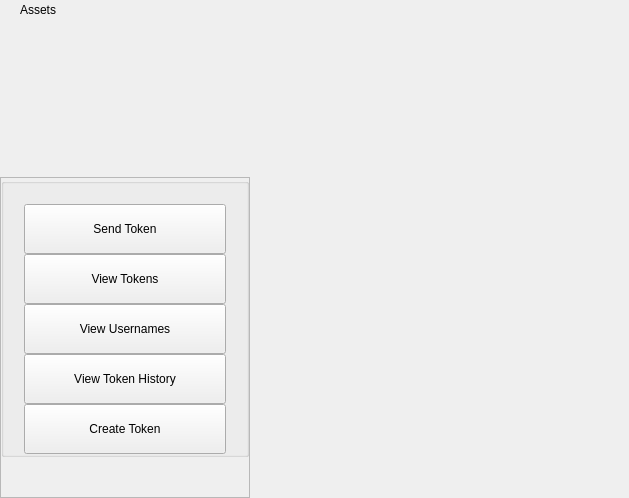
<?xml version="1.0" encoding="UTF-8"?>
<ui version="4.0">
 <class>AssetsWidget</class>
 <widget class="QWidget" name="AssetsWidget">
  <property name="geometry">
   <rect>
    <x>0</x>
    <y>0</y>
    <width>629</width>
    <height>498</height>
   </rect>
  </property>
  <property name="windowTitle">
   <string>Form</string>
  </property>
  <layout class="QHBoxLayout" name="horizontalLayout" stretch="1,2">
   <property name="spacing">
    <number>0</number>
   </property>
   <property name="leftMargin">
    <number>0</number>
   </property>
   <property name="topMargin">
    <number>0</number>
   </property>
   <property name="rightMargin">
    <number>0</number>
   </property>
   <property name="bottomMargin">
    <number>0</number>
   </property>
   <item>
    <widget class="QWidget" name="left" native="true">
     <property name="minimumSize">
      <size>
       <width>250</width>
       <height>0</height>
      </size>
     </property>
     <layout class="QVBoxLayout" name="verticalLayout">
      <property name="leftMargin">
       <number>0</number>
      </property>
      <property name="topMargin">
       <number>0</number>
      </property>
      <property name="rightMargin">
       <number>0</number>
      </property>
      <property name="bottomMargin">
       <number>0</number>
      </property>
      <item>
       <layout class="QVBoxLayout" name="verticalLayout_1">
        <property name="spacing">
         <number>0</number>
        </property>
        <item>
         <widget class="QWidget" name="titleMenuList" native="true">
          <property name="maximumSize">
           <size>
            <width>16777215</width>
            <height>30</height>
           </size>
          </property>
          <layout class="QHBoxLayout" name="horizontalLayout_1">
           <property name="spacing">
            <number>0</number>
           </property>
           <property name="leftMargin">
            <number>20</number>
           </property>
           <property name="topMargin">
            <number>0</number>
           </property>
           <property name="rightMargin">
            <number>20</number>
           </property>
           <property name="bottomMargin">
            <number>0</number>
           </property>
           <item>
            <widget class="QLabel" name="labelTitle">
             <property name="text">
              <string>Assets</string>
             </property>
            </widget>
           </item>
           <item>
            <spacer name="horizontalSpacer">
             <property name="orientation">
              <enum>Qt::Horizontal</enum>
             </property>
             <property name="sizeHint" stdset="0">
              <size>
               <width>40</width>
               <height>20</height>
              </size>
             </property>
            </spacer>
           </item>
          </layout>
         </widget>
        </item>
        <item>
         <spacer name="verticalSpacer">
          <property name="orientation">
           <enum>Qt::Vertical</enum>
          </property>
          <property name="sizeHint" stdset="0">
           <size>
            <width>20</width>
            <height>40</height>
           </size>
          </property>
         </spacer>
        </item>
        <item>
         <layout class="QVBoxLayout" name="verticalLayout_2">
          <item>
           <widget class="QScrollArea" name="scrollArea">
            <property name="sizePolicy">
             <sizepolicy hsizetype="Expanding" vsizetype="MinimumExpanding">
              <horstretch>0</horstretch>
              <verstretch>0</verstretch>
             </sizepolicy>
            </property>
            <property name="styleSheet">
             <string notr="true"/>
            </property>
            <property name="horizontalScrollBarPolicy">
             <enum>Qt::ScrollBarAlwaysOff</enum>
            </property>
            <property name="sizeAdjustPolicy">
             <enum>QAbstractScrollArea::AdjustIgnored</enum>
            </property>
            <property name="widgetResizable">
             <bool>true</bool>
            </property>
            <property name="alignment">
             <set>Qt::AlignLeading|Qt::AlignLeft|Qt::AlignTop</set>
            </property>
            <widget class="QWidget" name="scrollAreaWidgetContents">
             <property name="geometry">
              <rect>
               <x>0</x>
               <y>0</y>
               <width>244</width>
               <height>327</height>
              </rect>
             </property>
             <property name="sizePolicy">
              <sizepolicy hsizetype="Preferred" vsizetype="MinimumExpanding">
               <horstretch>0</horstretch>
               <verstretch>0</verstretch>
              </sizepolicy>
             </property>
             <property name="maximumSize">
              <size>
               <width>16777215</width>
               <height>650</height>
              </size>
             </property>
             <property name="autoFillBackground">
              <bool>true</bool>
             </property>
             <layout class="QVBoxLayout" name="verticalLayout_3">
              <property name="spacing">
               <number>0</number>
              </property>
              <property name="sizeConstraint">
               <enum>QLayout::SetDefaultConstraint</enum>
              </property>
              <property name="leftMargin">
               <number>0</number>
              </property>
              <property name="topMargin">
               <number>0</number>
              </property>
              <property name="rightMargin">
               <number>0</number>
              </property>
              <property name="bottomMargin">
               <number>0</number>
              </property>
              <item>
               <layout class="QVBoxLayout" name="verticalLayout_4">
                <property name="spacing">
                 <number>0</number>
                </property>
                <item alignment="Qt::AlignTop">
                 <widget class="QGroupBox" name="groupBox">
                  <property name="sizePolicy">
                   <sizepolicy hsizetype="Preferred" vsizetype="MinimumExpanding">
                    <horstretch>0</horstretch>
                    <verstretch>0</verstretch>
                   </sizepolicy>
                  </property>
                  <property name="maximumSize">
                   <size>
                    <width>16777215</width>
                    <height>450</height>
                   </size>
                  </property>
                  <property name="title">
                   <string/>
                  </property>
                  <layout class="QVBoxLayout" name="verticalLayout_5">
                   <property name="spacing">
                    <number>0</number>
                   </property>
                   <property name="leftMargin">
                    <number>0</number>
                   </property>
                   <property name="topMargin">
                    <number>0</number>
                   </property>
                   <property name="rightMargin">
                    <number>0</number>
                   </property>
                   <property name="bottomMargin">
                    <number>0</number>
                   </property>
                   <item>
                    <spacer name="verticalSpacer_2">
                     <property name="orientation">
                      <enum>Qt::Vertical</enum>
                     </property>
                     <property name="sizeType">
                      <enum>QSizePolicy::Fixed</enum>
                     </property>
                     <property name="sizeHint" stdset="0">
                      <size>
                       <width>20</width>
                       <height>20</height>
                      </size>
                     </property>
                    </spacer>
                   </item>
                   <item>
                    <widget class="QWidget" name="menuFileContainer" native="true">
                     <property name="maximumSize">
                      <size>
                       <width>16777215</width>
                       <height>160</height>
                      </size>
                     </property>
                     <layout class="QHBoxLayout" name="horizontalLayout_2">
                      <property name="spacing">
                       <number>0</number>
                      </property>
                      <property name="leftMargin">
                       <number>20</number>
                      </property>
                      <property name="topMargin">
                       <number>0</number>
                      </property>
                      <property name="rightMargin">
                       <number>20</number>
                      </property>
                      <property name="bottomMargin">
                       <number>0</number>
                      </property>
                      <item alignment="Qt::AlignTop">
                       <widget class="QPushButton" name="pushButtonTokenSend">
                        <property name="minimumSize">
                         <size>
                          <width>0</width>
                          <height>50</height>
                         </size>
                        </property>
                        <property name="maximumSize">
                         <size>
                          <width>16777215</width>
                          <height>50</height>
                         </size>
                        </property>
                        <property name="focusPolicy">
                         <enum>Qt::NoFocus</enum>
                        </property>
                        <property name="text">
                         <string>Send Token</string>
                        </property>
                        <property name="checkable">
                         <bool>true</bool>
                        </property>
                        <property name="autoExclusive">
                         <bool>false</bool>
                        </property>
                       </widget>
                      </item>
                     </layout>
                    </widget>
                   </item>
                   <item>
                    <widget class="QWidget" name="fileButtonsWidget" native="true">
                     <property name="maximumSize">
                      <size>
                       <width>16777215</width>
                       <height>165</height>
                      </size>
                     </property>
                     <layout class="QVBoxLayout" name="verticalLayout_6">
                      <property name="spacing">
                       <number>0</number>
                      </property>
                      <property name="leftMargin">
                       <number>0</number>
                      </property>
                      <property name="topMargin">
                       <number>0</number>
                      </property>
                      <property name="rightMargin">
                       <number>0</number>
                      </property>
                      <property name="bottomMargin">
                       <number>0</number>
                      </property>
                     </layout>
                    </widget>
                   </item>
                   <item>
                    <widget class="QWidget" name="menuToolsContainer" native="true">
                     <property name="maximumSize">
                      <size>
                       <width>16777215</width>
                       <height>160</height>
                      </size>
                     </property>
                     <layout class="QHBoxLayout" name="horizontalLayout_3">
                      <property name="spacing">
                       <number>0</number>
                      </property>
                      <property name="leftMargin">
                       <number>20</number>
                      </property>
                      <property name="topMargin">
                       <number>0</number>
                      </property>
                      <property name="rightMargin">
                       <number>20</number>
                      </property>
                      <property name="bottomMargin">
                       <number>0</number>
                      </property>
                      <item alignment="Qt::AlignTop">
                       <widget class="QPushButton" name="pushButtonTokens">
                        <property name="minimumSize">
                         <size>
                          <width>0</width>
                          <height>50</height>
                         </size>
                        </property>
                        <property name="maximumSize">
                         <size>
                          <width>16777215</width>
                          <height>50</height>
                         </size>
                        </property>
                        <property name="focusPolicy">
                         <enum>Qt::NoFocus</enum>
                        </property>
                        <property name="text">
                         <string>View Tokens</string>
                        </property>
                        <property name="checkable">
                         <bool>true</bool>
                        </property>
                        <property name="autoExclusive">
                         <bool>false</bool>
                        </property>
                       </widget>
                      </item>
                     </layout>
                    </widget>
                   </item>
                   <item>
                    <widget class="QWidget" name="configurationButtonsWidget" native="true">
                     <property name="maximumSize">
                      <size>
                       <width>16777215</width>
                       <height>105</height>
                      </size>
                     </property>
                     <layout class="QVBoxLayout" name="verticalLayout_7">
                      <property name="spacing">
                       <number>0</number>
                      </property>
                      <property name="leftMargin">
                       <number>0</number>
                      </property>
                      <property name="topMargin">
                       <number>0</number>
                      </property>
                      <property name="rightMargin">
                       <number>0</number>
                      </property>
                      <property name="bottomMargin">
                       <number>0</number>
                      </property>
                     </layout>
                    </widget>
                   </item>
                   <item>
                    <layout class="QHBoxLayout" name="horizontalLayout_4">
                     <property name="spacing">
                      <number>0</number>
                     </property>
                     <property name="leftMargin">
                      <number>20</number>
                     </property>
                     <property name="rightMargin">
                      <number>20</number>
                     </property>
                     <item alignment="Qt::AlignTop">
                      <widget class="QPushButton" name="pushButtonTokenUsernames">
                       <property name="minimumSize">
                        <size>
                         <width>0</width>
                         <height>50</height>
                        </size>
                       </property>
                       <property name="maximumSize">
                        <size>
                         <width>16777215</width>
                         <height>50</height>
                        </size>
                       </property>
                       <property name="focusPolicy">
                        <enum>Qt::NoFocus</enum>
                       </property>
                       <property name="text">
                        <string>View Usernames</string>
                       </property>
                       <property name="checkable">
                        <bool>true</bool>
                       </property>
                       <property name="autoExclusive">
                        <bool>false</bool>
                       </property>
                      </widget>
                     </item>
                    </layout>
                   </item>
                   <item>
                    <widget class="QWidget" name="optionsButtonsWidget" native="true">
                     <property name="maximumSize">
                      <size>
                       <width>16777215</width>
                       <height>160</height>
                      </size>
                     </property>
                     <layout class="QVBoxLayout" name="verticalLayout_8">
                      <property name="spacing">
                       <number>0</number>
                      </property>
                      <property name="leftMargin">
                       <number>0</number>
                      </property>
                      <property name="topMargin">
                       <number>0</number>
                      </property>
                      <property name="rightMargin">
                       <number>0</number>
                      </property>
                      <property name="bottomMargin">
                       <number>0</number>
                      </property>
                     </layout>
                    </widget>
                   </item>
                   <item>
                    <layout class="QHBoxLayout" name="horizontalTools">
                     <property name="spacing">
                      <number>0</number>
                     </property>
                     <property name="leftMargin">
                      <number>20</number>
                     </property>
                     <property name="rightMargin">
                      <number>20</number>
                     </property>
                     <item alignment="Qt::AlignTop">
                      <widget class="QPushButton" name="pushButtonTokenHistory">
                       <property name="minimumSize">
                        <size>
                         <width>0</width>
                         <height>50</height>
                        </size>
                       </property>
                       <property name="maximumSize">
                        <size>
                         <width>16777215</width>
                         <height>50</height>
                        </size>
                       </property>
                       <property name="focusPolicy">
                        <enum>Qt::NoFocus</enum>
                       </property>
                       <property name="text">
                        <string>View Token History</string>
                       </property>
                       <property name="checkable">
                        <bool>true</bool>
                       </property>
                       <property name="autoExclusive">
                        <bool>false</bool>
                       </property>
                      </widget>
                     </item>
                    </layout>
                   </item>
                   <item>
                    <widget class="QWidget" name="toolsButtonsWidget" native="true">
                     <property name="maximumSize">
                      <size>
                       <width>16777215</width>
                       <height>160</height>
                      </size>
                     </property>
                     <layout class="QVBoxLayout" name="verticalTools_11">
                      <property name="spacing">
                       <number>0</number>
                      </property>
                      <property name="leftMargin">
                       <number>0</number>
                      </property>
                      <property name="topMargin">
                       <number>0</number>
                      </property>
                      <property name="rightMargin">
                       <number>0</number>
                      </property>
                      <property name="bottomMargin">
                       <number>0</number>
                      </property>
                     </layout>
                    </widget>
                   </item>
                   <item>
                    <layout class="QHBoxLayout" name="horizontalHelp">
                     <property name="spacing">
                      <number>0</number>
                     </property>
                     <property name="leftMargin">
                      <number>20</number>
                     </property>
                     <property name="rightMargin">
                      <number>20</number>
                     </property>
                     <item alignment="Qt::AlignTop">
                      <widget class="QPushButton" name="pushButtonTokenCreate">
                       <property name="minimumSize">
                        <size>
                         <width>0</width>
                         <height>50</height>
                        </size>
                       </property>
                       <property name="maximumSize">
                        <size>
                         <width>16777215</width>
                         <height>50</height>
                        </size>
                       </property>
                       <property name="focusPolicy">
                        <enum>Qt::NoFocus</enum>
                       </property>
                       <property name="text">
                        <string>Create Token</string>
                       </property>
                       <property name="checkable">
                        <bool>true</bool>
                       </property>
                       <property name="autoExclusive">
                        <bool>false</bool>
                       </property>
                      </widget>
                     </item>
                    </layout>
                   </item>
                   <item>
                    <widget class="QWidget" name="helpButtonsWidget" native="true">
                     <property name="maximumSize">
                      <size>
                       <width>16777215</width>
                       <height>100</height>
                      </size>
                     </property>
                     <layout class="QVBoxLayout" name="verticalHelp">
                      <property name="spacing">
                       <number>0</number>
                      </property>
                      <property name="leftMargin">
                       <number>0</number>
                      </property>
                      <property name="topMargin">
                       <number>0</number>
                      </property>
                      <property name="rightMargin">
                       <number>0</number>
                      </property>
                      <property name="bottomMargin">
                       <number>0</number>
                      </property>
                     </layout>
                    </widget>
                   </item>
                  </layout>
                 </widget>
                </item>
                <item>
                 <spacer name="verticalSpacer_3">
                  <property name="orientation">
                   <enum>Qt::Vertical</enum>
                  </property>
                  <property name="sizeHint" stdset="0">
                   <size>
                    <width>20</width>
                    <height>40</height>
                   </size>
                  </property>
                 </spacer>
                </item>
               </layout>
              </item>
             </layout>
            </widget>
           </widget>
          </item>
         </layout>
        </item>
       </layout>
      </item>
     </layout>
    </widget>
   </item>
   <item>
    <widget class="QWidget" name="right" native="true">
     <layout class="QVBoxLayout" name="verticalLayout_9">
      <property name="leftMargin">
       <number>0</number>
      </property>
      <property name="topMargin">
       <number>0</number>
      </property>
      <property name="rightMargin">
       <number>0</number>
      </property>
      <property name="bottomMargin">
       <number>0</number>
      </property>
      <item>
       <layout class="QVBoxLayout" name="verticalLayout_10">
        <property name="spacing">
         <number>6</number>
        </property>
        <item>
         <layout class="QVBoxLayout" name="verticalLayout_11">
          <item>
           <widget class="QStackedWidget" name="stackedWidgetContainer"/>
          </item>
         </layout>
        </item>
       </layout>
      </item>
     </layout>
    </widget>
   </item>
  </layout>
 </widget>
 <resources/>
 <connections/>
</ui>
